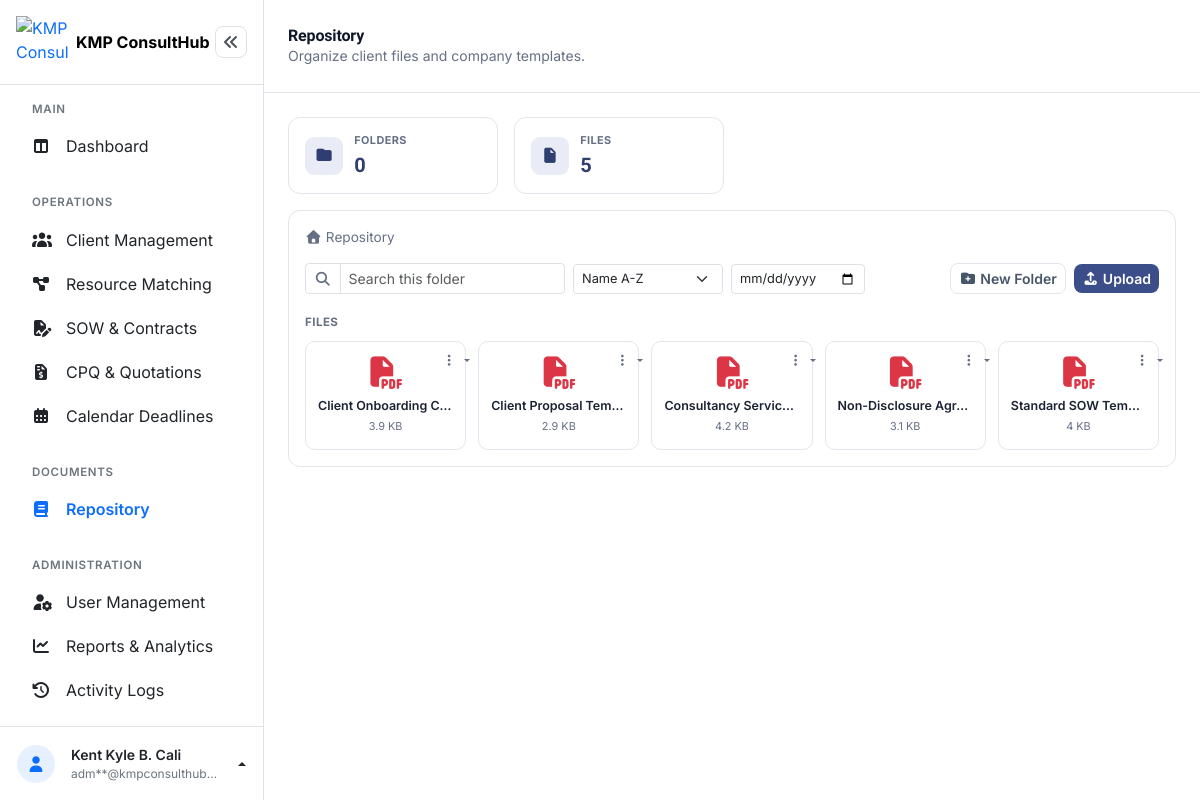
Before: /admin/knowledge_repository.php (signed in) with the older database file.
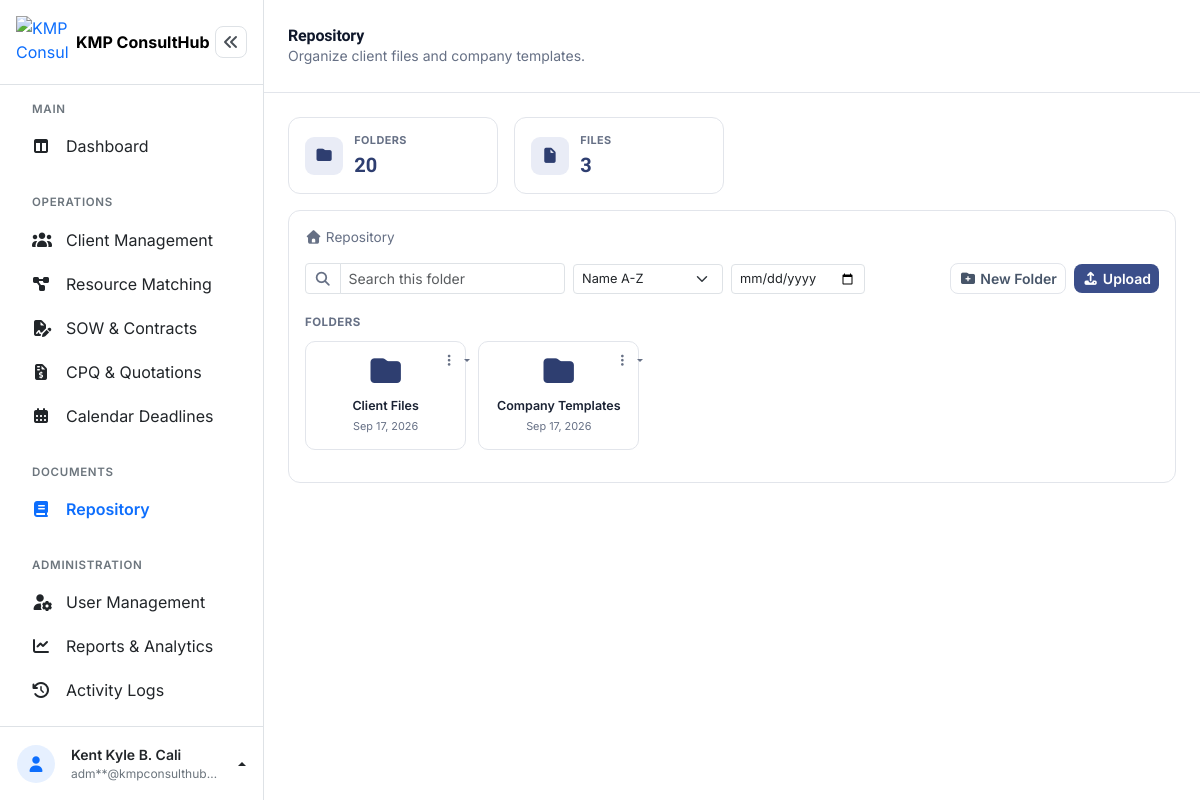
After: the same page with the newer database file.
### tables this page shows
CREATE TABLE `knowledge_documents` (
  `document_id` int(10) UNSIGNED NOT NULL,
  `item_type` enum('folder','file') NOT NULL DEFAULT 'file',
  `parent_id` int(10) UNSIGNED DEFAULT NULL,
  `title` varchar(150) NOT NULL,
  `category` enum('SOW Template','Contract Template','Best Practice','Proposal Template','Reference Material','Other') DEFAULT NULL,
  `description` text DEFAULT NULL,
  `file_name` varchar(255) DEFAULT NULL,
  `file_path` varchar(255) DEFAULT NULL,
  `file_size` int(10) UNSIGNED NOT NULL DEFAULT 0,
  `file_type` varchar(20) DEFAULT NULL,
  `uploaded_by` int(10) UNSIGNED DEFAULT NULL,
  `uploaded_by_role` enum('admin','manager','supervisor') NOT NULL DEFAULT 'admin',
  `created_at` timestamp NOT NULL DEFAULT current_timestamp(),
  `updated_at` timestamp NOT NULL DEFAULT current_timestamp() ON UPDATE current_timestamp()
);

### admin/knowledge_repository.php (the view, shortened to what the changed rows need)
<?php
$pdo = getConnection();
function formatFileSize(int $bytes): string
{
    if ($bytes >= 1024) return round($bytes / 1024, 1) . ' KB';
    return $bytes . ' B';
}
function fileIcon(string $fileName): string
{
    $ext = strtolower(pathinfo($fileName, PATHINFO_EXTENSION));
    return match ($ext) {
        'pdf' => 'fa-file-pdf text-danger',
        'doc', 'docx' => 'fa-file-word text-primary',
        'xls', 'xlsx', 'csv' => 'fa-file-excel text-success',
        'ppt', 'pptx' => 'fa-file-powerpoint',
        'jpg', 'jpeg', 'png', 'gif', 'webp' => 'fa-file-image',
        'zip', 'rar' => 'fa-file-zipper',
        default => 'fa-file',
    };
}
function previewMode(string $ext): string
{
    $ext = strtolower($ext);
    if (in_array($ext, ['pdf', 'jpg', 'jpeg', 'png', 'gif', 'webp'], true)) {
        return 'native';
    }
    return 'none';
}
$currentFolderId = isset($_GET['folder']) && $_GET['folder'] !== '' ? (int) $_GET['folder'] : null;
$sortOption = $_GET['sort'] ?? 'name_asc';
$orderBy = match ($sortOption) {
    'newest' => 'created_at DESC',
    'oldest' => 'created_at ASC',
    'name_desc' => 'title DESC',
    default => 'title ASC',
};
$dateCondition = '';
$dateParams = [];
$folderPerPage = 150;
$folderPage = max(1, (int) ($_GET['folder_page'] ?? 1));
$folderOffset = ($folderPage - 1) * $folderPerPage;
if ($currentFolderId === null) {
    $countStmt = $pdo->prepare("SELECT COUNT(*) FROM knowledge_documents WHERE item_type = 'folder' AND parent_id IS NULL$dateCondition");
    $countStmt->execute($dateParams);
    $folderCountInScope = (int) $countStmt->fetchColumn();
    $stmt = $pdo->prepare("SELECT * FROM knowledge_documents WHERE item_type = 'folder' AND parent_id IS NULL$dateCondition ORDER BY $orderBy LIMIT $folderPerPage OFFSET $folderOffset");
    $stmt->execute($dateParams);
    $subfolders = $stmt->fetchAll();
    $stmt = $pdo->prepare("SELECT * FROM knowledge_documents WHERE item_type = 'file' AND parent_id IS NULL$dateCondition ORDER BY $orderBy");
    $stmt->execute($dateParams);
    $files = $stmt->fetchAll();
}
$stmt = $pdo->prepare("SELECT COUNT(*) FROM knowledge_documents WHERE item_type = 'folder'$dateCondition");
$stmt->execute($dateParams);
$totalFolders = (int) $stmt->fetchColumn();
$stmt = $pdo->prepare("SELECT COUNT(*) FROM knowledge_documents WHERE item_type = 'file'$dateCondition");
$stmt->execute($dateParams);
$totalFiles = (int) $stmt->fetchColumn();
?>
<!DOCTYPE html>
<html lang="en">
<head>
<link rel="stylesheet" href="../assets/vendor/bootstrap-5.3.8/css/bootstrap.min.css">
<link rel="stylesheet" href="../assets/vendor/fontawesome-free-7.3.1/css/all.min.css">
<link rel="stylesheet" href="../assets/css/dashboard.css">
</head>
<body>
<div class="dashboard-layout d-flex">
  <div class="dashboard-main flex-grow-1" style="min-width:0;">
    <header class="dashboard-topbar bg-white d-flex align-items-center justify-content-between flex-wrap gap-2 px-3 px-md-4 py-2">
      <div class="d-flex align-items-center gap-3">
        <div>
          <h1 class="dashboard-title h6 h5-md fw-bold mb-0">Repository</h1>
        </div>
      </div>
    </header>
    <main class="dashboard-content p-3 p-md-4">
      <section class="row g-2 g-md-3 mb-3">
        <div class="col-6 col-md-3">
          <div class="stat-card">
            <div class="overflow-hidden">
              <div class="stat-label text-truncate">Folders</div>
              <div class="stat-value" style="color:var(--indigo-text);"><?= $totalFolders ?></div>
            </div>
          </div>
        </div>
        <div class="col-6 col-md-3">
          <div class="stat-card">
            <div class="overflow-hidden">
              <div class="stat-label text-truncate">Files</div>
              <div class="stat-value" style="color:var(--indigo-text);"><?= $totalFiles ?></div>
            </div>
          </div>
        </div>
      </section>
      <section class="card">
        <div class="card-body p-3">
          <nav class="repo-breadcrumb d-flex align-items-center gap-2 flex-wrap mb-3">
            <a href="knowledge_repository.php"><i class="fa-solid fa-house"></i> Repository</a>
          </nav>
          <div class="repo-toolbar">
            <form method="GET" class="repo-toolbar-filters" id="repoFilterForm">
            </form>
            <div class="repo-toolbar-actions">
            </div>
          </div>
          <?php if (empty($subfolders) && empty($files)): ?>
            <div class="repo-empty">
              <i class="fa-regular fa-folder-open fs-2 d-block mb-2"></i>
              This folder is empty.
            </div>
          <?php else: ?>
            <?php if (!empty($subfolders)): ?>
              <div class="repo-section-label">
                Folders<?= $folderCountInScope > $folderPerPage ? ' &middot; ' . number_format($folderCountInScope) . ' total' : '' ?>
              </div>
              <div class="repo-grid mb-3">
                <?php foreach ($subfolders as $folder): ?>
                  <div class="repo-item" data-name="<?= htmlspecialchars(strtolower($folder['title'])) ?>" onclick="if(!event.target.closest('.repo-menu-btn')) window.location='knowledge_repository.php?folder=<?= $folder['document_id'] ?>'">
                    <button type="button" class="repo-menu-btn dropdown-toggle" data-bs-toggle="dropdown" onclick="event.stopPropagation()">
                      <i class="fa-solid fa-ellipsis-vertical"></i>
                    </button>
                    <i class="fa-solid fa-folder repo-icon"></i>
                    <div class="repo-name text-truncate" title="<?= htmlspecialchars($folder['title']) ?>"><?= htmlspecialchars($folder['title']) ?></div>
                    <div class="repo-meta"><?= date('M d, Y', strtotime($folder['created_at'])) ?></div>
                  </div>
                <?php endforeach; ?>
              </div>
            <?php endif; ?>
            <?php if (!empty($files)): ?>
              <div class="repo-section-label">Files</div>
              <div class="repo-grid">
                <?php foreach ($files as $file): ?>
                  <?php
                    $ext = strtolower($file['file_type'] ?? '');
                    $mode = previewMode($ext);
                    $downloadUrl = 'knowledge_repository.php?download=' . $file['document_id'];
                    if ($mode === 'office-server') {
                        $clickAction = "viewDoc(this, " . $file['document_id'] . ");";
                    } elseif ($mode === 'native') {
                        $clickAction = "viewPdf(" . $file['document_id'] . ");";
                    } else {
                        $clickAction = "window.location='" . $downloadUrl . "';";
                    }
                  ?>
                  <div class="repo-item" data-name="<?= htmlspecialchars(strtolower($file['title'])) ?>"
                    onclick="if(event.target.closest('.repo-menu-btn')) return; <?= $clickAction ?>">
                    <button type="button" class="repo-menu-btn dropdown-toggle" data-bs-toggle="dropdown" onclick="event.stopPropagation()">
                      <i class="fa-solid fa-ellipsis-vertical"></i>
                    </button>
                    <i class="fa-solid <?= fileIcon($file['file_name'] ?? $file['title']) ?> repo-icon"></i>
                    <div class="repo-name text-truncate" title="<?= htmlspecialchars($file['title']) ?>"><?= htmlspecialchars($file['title']) ?></div>
                    <div class="repo-meta"><?= formatFileSize((int) $file['file_size']) ?></div>
                  </div>
                <?php endforeach; ?>
              </div>
            <?php endif; ?>
          <?php endif; ?>
        </div>
      </section>
    </main>
  </div>
</div>
</body>
</html>

Changed rows visible on the page:
removed knowledge_documents: title "Client Onboarding C…", file_size "3.9 KB", shown under "Repository"
removed knowledge_documents: title "Client Proposal Tem…", file_size "2.9 KB", shown under "Repository"
removed knowledge_documents: title "Consultancy Servic…", file_size "4.2 KB", shown under "Repository"
removed knowledge_documents: title "Non-Disclosure Agr…", file_size "3.1 KB", shown under "Repository"
removed knowledge_documents: title "Standard SOW Tem…", file_size "4 KB", shown under "Repository"
added knowledge_documents: title "Client Files", created_at "Sep 17, 2026", shown under "Repository"
added knowledge_documents: title "Company Templates", created_at "Sep 17, 2026", shown under "Repository"
Other visible differences:
$totalFolders: "0" → "20"
$totalFiles: "5" → "3"
text no longer shown: "FILES"
text now shown: "FOLDERS"
